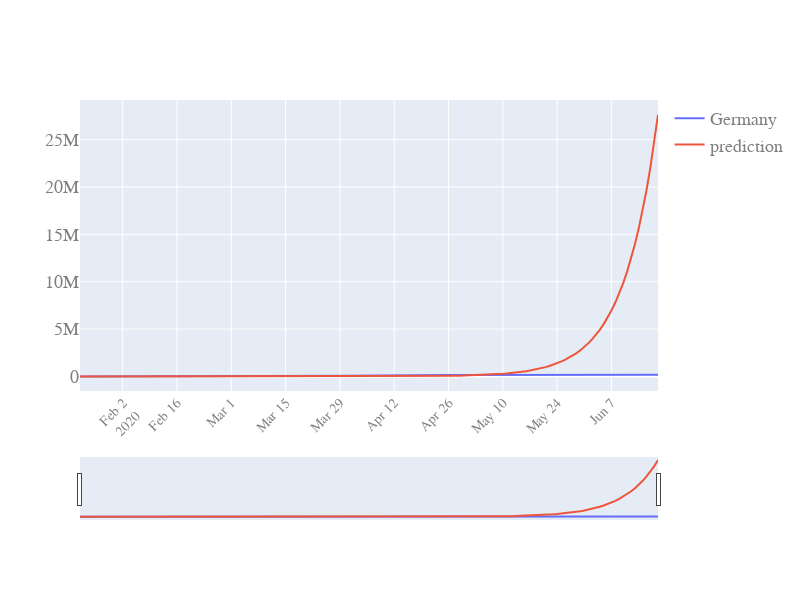

Notebook code for this chart:
### Code cell
quick_plot(LR_inspect.date, LR_inspect.iloc[:,1:], yscale='linear', slider=True)

### Figure 1 — Plotly figure (JSON) as saved in the notebook; plotly's stock layout.template omitted (floating-point values rounded to 4 significant figures; data arrays with more than 128 entries replaced by an {"elided": "..."} marker saying what was removed)
{"data": [{"marker": {"size": 3}, "mode": "lines", "name": "Germany", "type": "scatter", "x": {"elided": "150 str values"}, "y": {"elided": "150 int values"}}, {"marker": {"size": 3}, "mode": "lines", "name": "prediction", "type": "scatter", "x": {"elided": "150 str values"}, "y": {"elided": "150 float values"}}], "layout": {"autosize": true, "font": {"color": "#7f7f7f", "family": "PT Sans. monospace", "size": 18}, "height": 600, "width": 800, "xaxis": {"nticks": 20, "rangeslider": {"visible": true}, "tickangle": -45, "tickfont": {"color": "#7f7f7f", "size": 14}}, "yaxis": {"type": "linear"}}}
